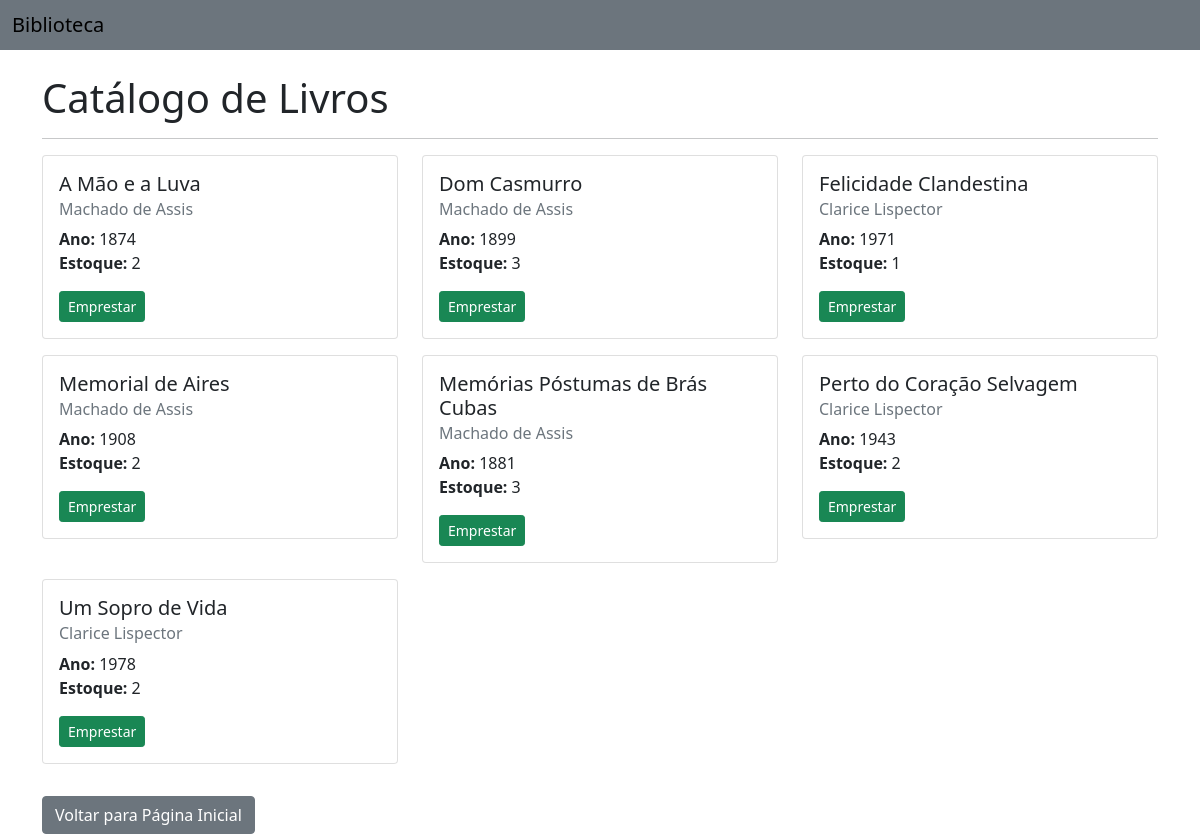
Page /livros/ (signed in) on the earlier database version.
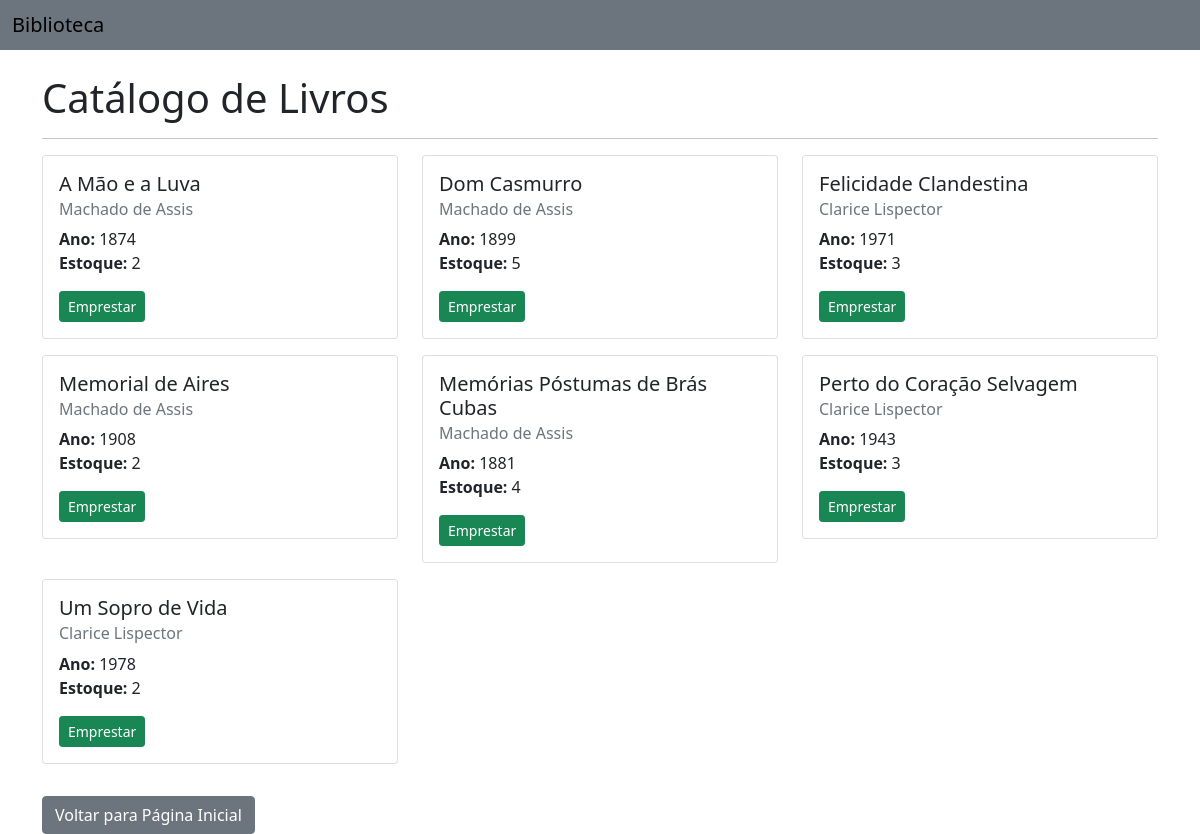
Same page on the later database version.
### app_biblioteca/models.py (models this page shows, shortened)
class Livro(models.Model):
    titulo = models.CharField(max_length=200)
    autor = models.ForeignKey(Autor, on_delete=models.CASCADE)
    ano_publicacao = models.PositiveIntegerField()
    estoque = models.IntegerField()

class Autor(models.Model):
    nome = models.CharField(max_length=200)
    data_nascimento = models.DateField()

### app_biblioteca/views.py (the view)
# urls.py: path('livros/', views.listar_livros, name='listar_livros'),
@login_required(login_url='login')
def listar_livros(request):
    livros = Livro.objects.all().order_by('titulo')
    contexto = {
        'livros': livros
    }
    return render(request, 'livros/livros.html', contexto)

### app_biblioteca/templates/livros/livros.html (shortened to what this page needs)
{% extends 'base.html' %}
{% block conteudo %}
<div class="container mt-4">
    <h1>Catálogo de Livros</h1>
    <hr>
    {% if livros %}
        <div class="row">
            {% for livro in livros %}
            <div class="col-md-4 mb-3">
                <div class="card">
                    <div class="card-body">
                        <h5 class="card-title">{{ livro.titulo }}</h5>
                        <h6 class="card-subtitle mb-2 text-muted">{{ livro.autor.nome }}</h6>
                        <p class="card-text">
                            <strong>Ano:</strong> {{ livro.ano_publicacao }}<br>
                            <strong>Estoque:</strong> {{ livro.estoque }}
                        </p>
                        {% if livro.estoque > 0 %}
                            <form method="POST" action="{% url 'registrar_emprestimo' livro.id %}">
                                <button type="submit" class="btn btn-success btn-sm">
                                    Emprestar
                                </button>
                            </form>
                        {% else %}
                            <p class="card-text text-danger"><strong>Indisponível</strong></p>
                        {% endif %}
                        </div>
                </div>
            </div>
            {% endfor %}
        </div>
    {% else %}
        <p>Ainda não há livros cadastrados no acervo.</p>
    {% endif %}
    <a href="{% url 'home' %}" class="btn btn-secondary mt-3">Voltar para Página Inicial</a>
</div>
{% endblock %}

Differences in the rows shown:
changed Livro "Dom Casmurro": estoque "3" → "5"
changed Livro "Felicidade Clandestina": estoque "1" → "3"
changed Livro "Memórias Póstumas de Brás Cubas": estoque "3" → "4"
changed Livro "Perto do Coração Selvagem": estoque "2" → "3"
